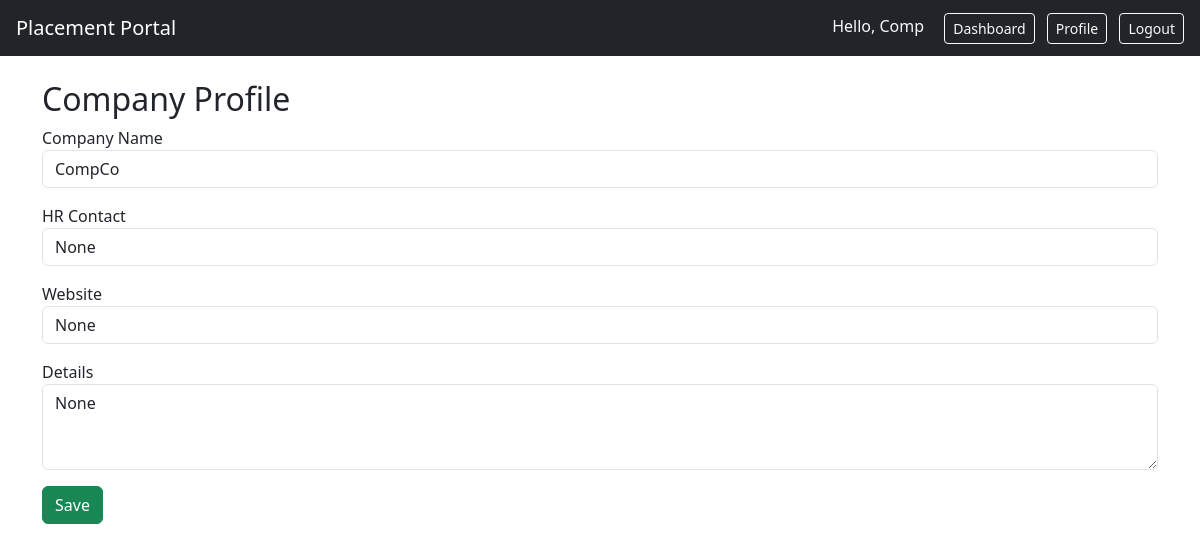
The app's page /company/profile (signed in) with its own data.
### models.py (models this page shows)
class User(UserMixin, db.Model):
    id = db.Column(db.Integer, primary_key=True)
    role = db.Column(db.String(20))
    name = db.Column(db.String(100))
    email = db.Column(db.String(120), unique=True)
    password = db.Column(db.String(200))
    active = db.Column(db.Boolean, default=True)
    blacklisted = db.Column(db.Boolean, default=False)

class Company(db.Model):
    id = db.Column(db.Integer, primary_key=True)
    user_id = db.Column(db.Integer, db.ForeignKey('user.id'))
    company_name = db.Column(db.String(150))
    hr_contact = db.Column(db.String(100))
    website = db.Column(db.String(150))
    details = db.Column(db.Text)
    approval_status = db.Column(db.String(20), default="Pending")
    user = db.relationship('User', backref='company', uselist=False)
    drives = db.relationship('Drive', backref='company', lazy=True)

### app.py (the view, shortened to what this page needs)
@app.route("/company/profile", methods=["GET", "POST"])
@login_required
def company_profile():
    if current_user.role != "company":
        return redirect(url_for("dashboard"))
    comp = Company.query.filter_by(user_id=current_user.id).first()
    return render_template("company/profile.html", comp=comp)

### app.py (called while the page is built)
@login_manager.user_loader
def load_user(user_id):
    return User.query.get(int(user_id))

### templates/company/profile.html
{% extends "base.html" %}
{% block content %}
<h2>Company Profile</h2>
<form method="POST">
    <div class="mb-3">
        <label>Company Name</label>
        <input type="text" name="company_name" value="{{ comp.company_name if comp else '' }}" class="form-control">
    </div>
    <div class="mb-3">
        <label>HR Contact</label>
        <input type="text" name="hr_contact" value="{{ comp.hr_contact if comp else '' }}" class="form-control">
    </div>
    <div class="mb-3">
        <label>Website</label>
        <input type="text" name="website" value="{{ comp.website if comp else '' }}" class="form-control">
    </div>
    <div class="mb-3">
        <label>Details</label>
        <textarea name="details" class="form-control" rows="3">{{ comp.details if comp else '' }}</textarea>
    </div>
    <button class="btn btn-success">Save</button>
</form>
{% endblock %}

### templates/base.html (shortened to what this page needs)
<!DOCTYPE html>
<html>
<head>
    <link href="https://cdn.jsdelivr.net/npm/bootstrap@5.3.0/dist/css/bootstrap.min.css" rel="stylesheet">
</head>
<body>
<nav class="navbar navbar-dark bg-dark px-3">
    <a class="navbar-brand" href="/">Placement Portal</a>
    <div class="ms-auto">
        {% if current_user.is_authenticated %}
            <span class="navbar-text text-light me-3">Hello, {{ current_user.name }}</span>
            {% if current_user.role == 'admin' %}
                <a class="btn btn-outline-light btn-sm me-2" href="{{ url_for('admin_dashboard') }}">Admin</a>
            {% elif current_user.role == 'company' %}
                <a class="btn btn-outline-light btn-sm me-2" href="{{ url_for('company_dashboard') }}">Dashboard</a>
                <a class="btn btn-outline-light btn-sm me-2" href="{{ url_for('company_profile') }}">Profile</a>
            {% endif %}
            <a class="btn btn-outline-light btn-sm" href="{{ url_for('logout') }}">Logout</a>
        {% else %}
            <a class="btn btn-outline-light btn-sm me-2" href="{{ url_for('login') }}">Login</a>
            <a class="btn btn-outline-light btn-sm" href="{{ url_for('register_student') }}">Register Student</a>
            <a class="btn btn-outline-light btn-sm" href="{{ url_for('register_company') }}">Register Company</a>
        {% endif %}
    </div>
</nav>
<div class="container mt-4">
    {% block content %}{% endblock %}
</div>
</body>
</html>

### records on screen
User: name "Comp"
Company: company_name "CompCo", hr_contact "None", website "None", details "None"
